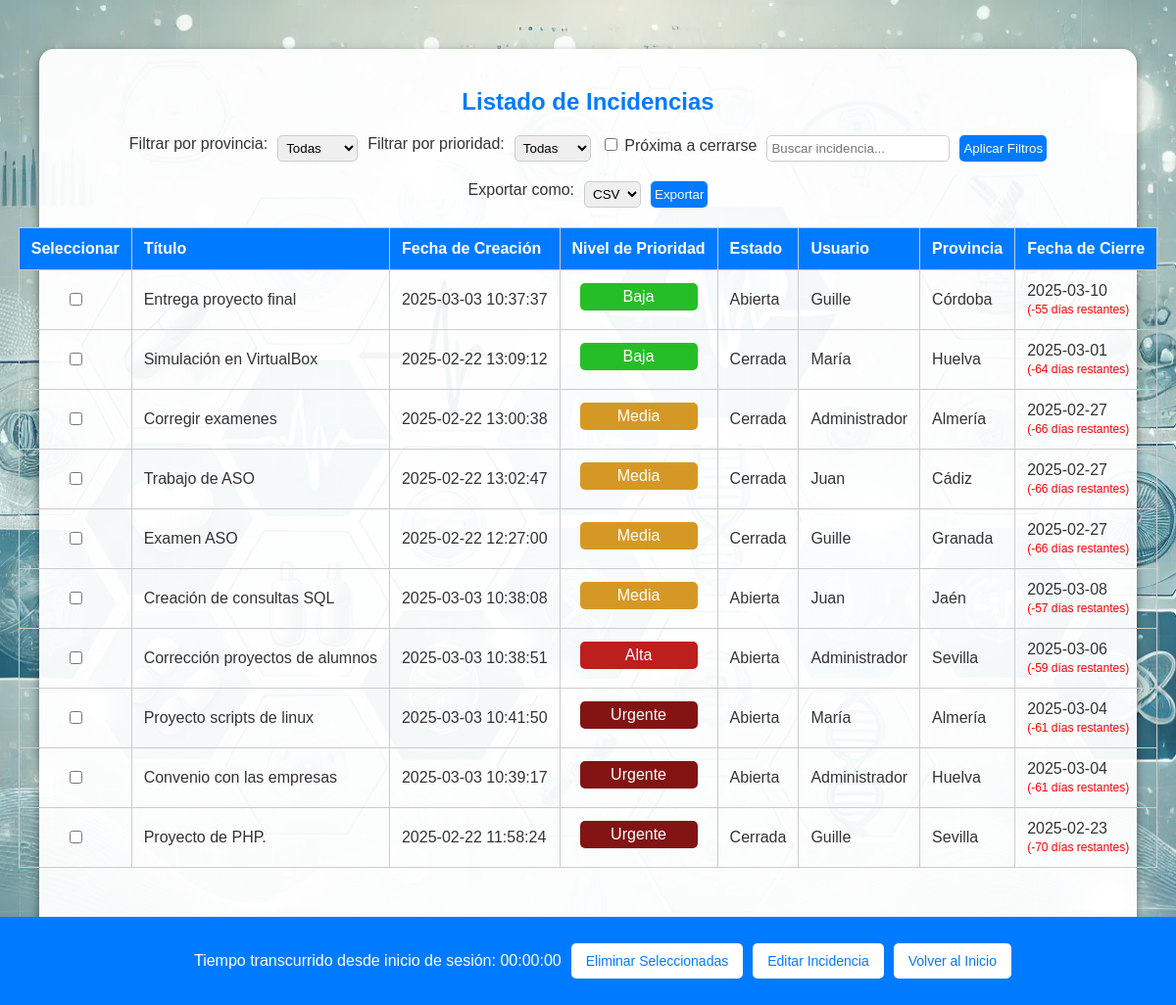
Screenshot of /Proyecto_final/procesar_alerta.php (signed in) with the database file from the repository.
### tables this page shows
CREATE TABLE `INCIDENCIAS` (
  `ID_INCIDENCIA` int(5) NOT NULL,
  `TITULO` varchar(200) NOT NULL,
  `DESCRIPCION` text NOT NULL,
  `FECHA_CREACION` datetime NOT NULL DEFAULT current_timestamp(),
  `NIVEL_PRIORIDAD` enum('Baja','Media','Alta','Urgente') NOT NULL,
  `ESTADO` enum('Abierta','Cerrada') NOT NULL DEFAULT 'Abierta',
  `ID_PROVINCIA` int(5) NOT NULL,
  `ID` int(5) NOT NULL
);

CREATE TABLE `USUARIOS` (
  `ID` int(5) NOT NULL,
  `NOMBRE` varchar(100) NOT NULL,
  `CORREO` varchar(100) NOT NULL,
  `CONTRASENA` varchar(100) NOT NULL,
  `ADMIN` bit(1) NOT NULL DEFAULT b'0'
);

CREATE TABLE `PROVINCIAS` (
  `ID_PROVINCIA` int(5) NOT NULL,
  `NOMBRE_PROVINCIA` varchar(100) NOT NULL
);

### Proyecto_final/control.php (called while the page is built, shortened)
<?php
$tiempo_transcurrido = time() - $_SESSION['session_start_time'];
$horas = floor($tiempo_transcurrido / 3600);
$minutos = floor(($tiempo_transcurrido % 3600) / 60);
$segundos = $tiempo_transcurrido % 60;
?>

### Proyecto_final/procesar_alerta.php (the view, shortened to what this page needs)
<?php
require 'db_connection.php';
require 'control.php';
$proxima_cierre = isset($_GET['proxima_cierre']) ? true : false;
$busqueda = $_GET['busqueda'] ?? '';
$sql = "SELECT
    i.ID_INCIDENCIA,
    i.TITULO,
    i.FECHA_CREACION,
    i.NIVEL_PRIORIDAD,
    i.ESTADO,
    u.NOMBRE AS USUARIO,
    p.NOMBRE_PROVINCIA AS PROVINCIA,
    DATE_ADD(i.FECHA_CREACION, INTERVAL t.DIAS DAY) AS FECHA_CIERRE,
    DATEDIFF(DATE_ADD(i.FECHA_CREACION, INTERVAL t.DIAS DAY), CURDATE()) AS DIAS_RESTANTES
FROM INCIDENCIAS i
INNER JOIN USUARIOS u ON i.ID = u.ID
INNER JOIN PROVINCIAS p ON i.ID_PROVINCIA = p.ID_PROVINCIA
INNER JOIN (
    SELECT 'Baja' AS PRIORIDAD, 7 AS DIAS UNION ALL
    SELECT 'Media', 5 UNION ALL
    SELECT 'Alta', 3 UNION ALL
    SELECT 'Urgente', 1
) t ON i.NIVEL_PRIORIDAD = t.PRIORIDAD";
    $stmt = $conn->prepare($sql);
    $stmt->execute();
    $result = $stmt->get_result();
    $incidencias = $result->fetch_all(MYSQLI_ASSOC);
?>
<!DOCTYPE html>
<html lang="es">
<head>
    <link rel="stylesheet" href="styles1.css">
    <link rel="stylesheet" href="https://cdnjs.cloudflare.com/ajax/libs/font-awesome/6.4.2/css/all.min.css">
</head>
<body>
    <div class="container">
        <h2>Listado de Incidencias</h2>
        <form method="GET">
            <label for="provincia">Filtrar por provincia:</label>
            <select id="provincia" name="provincia">
                <option value="">Todas</option>
            </select>
            <label for="prioridad">Filtrar por prioridad:</label>
            <select id="prioridad" name="prioridad">
                <option value="">Todas</option>
            </select>
            <label>
                <input type="checkbox" name="proxima_cierre" value="1" <?php echo $proxima_cierre ? 'checked' : ''; ?>> Próxima a cerrarse
            </label>
            <input type="text" name="busqueda" value="<?php echo htmlspecialchars($busqueda); ?>" placeholder="Buscar incidencia...">
            <button type="submit">Aplicar Filtros</button>
        </form>
        <form method="GET" action="exportar_incidencias.php">
            <label for="formato">Exportar como:</label>
            <select name="formato" required>
                <option value="csv">CSV</option>
            </select>
            <button type="submit">Exportar</button>
        </form>
        <form method="POST" action="procesar_acciones.php" id="incidencia-form">
            <table>
                <thead>
                    <tr>
                        <th class="checkbox-column">Seleccionar</th>
                        <th>Título</th>
                        <th>Fecha de Creación</th>
                        <th>Nivel de Prioridad</th>
                        <th>Estado</th>
                        <th>Usuario</th>
                        <th>Provincia</th>
                        <th>Fecha de Cierre</th>
                    </tr>
                </thead>
                <tbody>
                    <?php foreach ($incidencias as $incidencia): ?>
                        <?php
                            $plazo_dias = ['Baja' => 7, 'Media' => 5, 'Alta' => 3, 'Urgente' => 1];
                            $fecha_creacion = new DateTime($incidencia['FECHA_CREACION']);
                            $dias_para_cierre = $plazo_dias[$incidencia['NIVEL_PRIORIDAD']] ?? 7;
                            $fecha_cierre = clone $fecha_creacion;
                            $fecha_cierre->modify("+{$dias_para_cierre} days");
                        ?>
                        <tr style="background-color: <?php echo ($incidencia['DIAS_RESTANTES'] == 1) ? '#ffcccc' : 'transparent'; ?>;">
                            <td class="checkbox-column">
                                <input type="checkbox" name="ids[]" value="<?php echo $incidencia['ID_INCIDENCIA']; ?>">
                            </td>
                            <td><?php echo htmlspecialchars($incidencia['TITULO']); ?></td>
                            <td><?php echo htmlspecialchars($incidencia['FECHA_CREACION']); ?></td>
                            <td>
                                <div class="priority-container">
                                    <span class="priority <?php echo htmlspecialchars($incidencia['NIVEL_PRIORIDAD']); ?>">
                                        <?php echo htmlspecialchars($incidencia['NIVEL_PRIORIDAD']); ?>
                                    </span>
                                </div>
                            </td>
                            <td><?php echo htmlspecialchars($incidencia['ESTADO']); ?></td>
                            <td><?php echo htmlspecialchars($incidencia['USUARIO']); ?></td>
                            <td><?php echo htmlspecialchars($incidencia['PROVINCIA']); ?></td>
                            <td><?php echo $fecha_cierre->format('Y-m-d'); ?>
                                <br>
                                <span style="font-size: 12px; color: <?php echo ($incidencia['DIAS_RESTANTES'] <= 1) ? 'red' : 'green'; ?>">
                                    (<?php echo $incidencia['DIAS_RESTANTES']; ?> días restantes)
                                </span>
                            </td>
                        </tr>
                    <?php endforeach; ?>
                </tbody>
            </table>
            <div class="fixed-bar">
                <span>Tiempo transcurrido desde inicio de sesión: <?php printf("%02d:%02d:%02d", $horas, $minutos, $segundos); ?></span>
                <button type="submit" name="accion" value="eliminar">Eliminar Seleccionadas</button>
                <button type="submit" name="accion" value="editar">Editar Incidencia</button>
                <button type="button" onclick="window.location.href='dashboard.php'">Volver al Inicio</button>
            </div>
        </form>
    </div>
</body>
</html>

### Proyecto_final/styles1.css (style rules this page uses)
body { margin: 0; padding: 0; font-family: Arial, sans-serif; background: url('background.webp') no-repeat center center fixed; background-size: cover; color: #333; }
.container { width: 90%; max-width: 1200px; margin: 50px auto; background: rgba(255, 255, 255, 0.95); padding: 20px; border-radius: 15px; box-shadow: 0 4px 10px rgba(0, 0, 0, 0.5); text-align: center; padding-bottom: 70px; }
h1, h2 { text-align: center; color: #007BFF; }
table { width: 100%; border-collapse: collapse; }
th, td { border: 1px solid #ccc; padding: 12px; text-align: left; white-space: nowrap; }
th { background-color: #007bff; color: white; }
tbody tr:nth-child(odd) { background-color: #f2f2f2; }
.checkbox-column { width: 5%; text-align: center; }
.priority-container { display: flex; justify-content: center; }
.priority { padding: 5px 10px; border-radius: 5px; color: white; display: inline-block; width: 100px; text-align: center; margin-bottom: 5px; }
.Baja { background-color: rgb(38, 190, 38); }
.Media { background-color: rgb(214, 152, 37); }
.Alta { background-color: rgb(189, 30, 30); }
.Urgente { background-color: rgb(130, 20, 20); }
.fixed-bar { display: flex; justify-content: center; align-items: center; background: #007BFF; padding: 15px; position: fixed; bottom: 0; left: 0; width: 100vw; height: 60px; gap: 10px; color: white; z-index: 1000; }
.fixed-bar button { background: white; color: #007BFF; border: none; padding: 10px 15px; cursor: pointer; font-size: 14px; border-radius: 5px; transition: background 0.3s ease; }
form { display: flex; flex-wrap: wrap; justify-content: center; gap: 10px; margin-bottom: 20px; }
form select, form input[type="text"], form button { padding: 4px; border-radius: 5px; border: 1px solid #ccc; }
form button { background: #007BFF; color: white; border: none; cursor: pointer; }

### rows the page displays
incidencias: TITULO "Entrega proyecto final", FECHA_CREACION "2025-03-03 10:37:37", NIVEL_PRIORIDAD "Baja", ESTADO "Abierta", ID.NOMBRE "Guille", ID_PROVINCIA.NOMBRE_PROVINCIA "Córdoba", $fecha_cierre->format('Y-m-d') "2025-03-10", DIAS_RESTANTES "-55"
incidencias: TITULO "Simulación en VirtualBox", FECHA_CREACION "2025-02-22 13:09:12", NIVEL_PRIORIDAD "Baja", ESTADO "Cerrada", ID.NOMBRE "María", ID_PROVINCIA.NOMBRE_PROVINCIA "Huelva", $fecha_cierre->format('Y-m-d') "2025-03-01", DIAS_RESTANTES "-64"
incidencias: TITULO "Corregir examenes", FECHA_CREACION "2025-02-22 13:00:38", NIVEL_PRIORIDAD "Media", ESTADO "Cerrada", ID.NOMBRE "Administrador", ID_PROVINCIA.NOMBRE_PROVINCIA "Almería", $fecha_cierre->format('Y-m-d') "2025-02-27", DIAS_RESTANTES "-66"
incidencias: TITULO "Trabajo de ASO", FECHA_CREACION "2025-02-22 13:02:47", NIVEL_PRIORIDAD "Media", ESTADO "Cerrada", ID.NOMBRE "Juan", ID_PROVINCIA.NOMBRE_PROVINCIA "Cádiz", $fecha_cierre->format('Y-m-d') "2025-02-27", DIAS_RESTANTES "-66"
incidencias: TITULO "Examen ASO", FECHA_CREACION "2025-02-22 12:27:00", NIVEL_PRIORIDAD "Media", ESTADO "Cerrada", ID.NOMBRE "Guille", ID_PROVINCIA.NOMBRE_PROVINCIA "Granada", $fecha_cierre->format('Y-m-d') "2025-02-27", DIAS_RESTANTES "-66"
incidencias: TITULO "Creación de consultas SQL", FECHA_CREACION "2025-03-03 10:38:08", NIVEL_PRIORIDAD "Media", ESTADO "Abierta", ID.NOMBRE "Juan", ID_PROVINCIA.NOMBRE_PROVINCIA "Jaén", $fecha_cierre->format('Y-m-d') "2025-03-08", DIAS_RESTANTES "-57"
incidencias: TITULO "Corrección proyectos de alumnos", FECHA_CREACION "2025-03-03 10:38:51", NIVEL_PRIORIDAD "Alta", ESTADO "Abierta", ID.NOMBRE "Administrador", ID_PROVINCIA.NOMBRE_PROVINCIA "Sevilla", $fecha_cierre->format('Y-m-d') "2025-03-06", DIAS_RESTANTES "-59"
incidencias: TITULO "Proyecto scripts de linux", FECHA_CREACION "2025-03-03 10:41:50", NIVEL_PRIORIDAD "Urgente", ESTADO "Abierta", ID.NOMBRE "María", ID_PROVINCIA.NOMBRE_PROVINCIA "Almería", $fecha_cierre->format('Y-m-d') "2025-03-04", DIAS_RESTANTES "-61"
incidencias: TITULO "Convenio con las empresas", FECHA_CREACION "2025-03-03 10:39:17", NIVEL_PRIORIDAD "Urgente", ESTADO "Abierta", ID.NOMBRE "Administrador", ID_PROVINCIA.NOMBRE_PROVINCIA "Huelva", $fecha_cierre->format('Y-m-d') "2025-03-04", DIAS_RESTANTES "-61"
incidencias: TITULO "Proyecto de PHP.", FECHA_CREACION "2025-02-22 11:58:24", NIVEL_PRIORIDAD "Urgente", ESTADO "Cerrada", ID.NOMBRE "Guille", ID_PROVINCIA.NOMBRE_PROVINCIA "Sevilla", $fecha_cierre->format('Y-m-d') "2025-02-23", DIAS_RESTANTES "-70"
